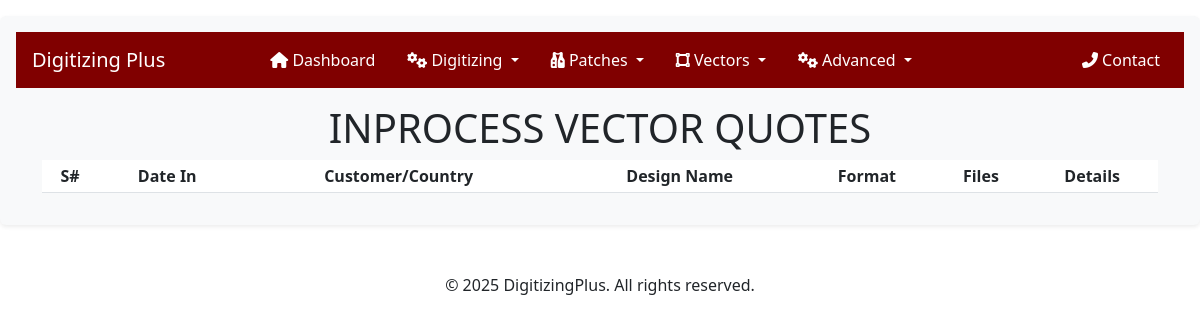
Before: /user/admin/inprocess-vector-quotes/ (signed in) with the older database file.
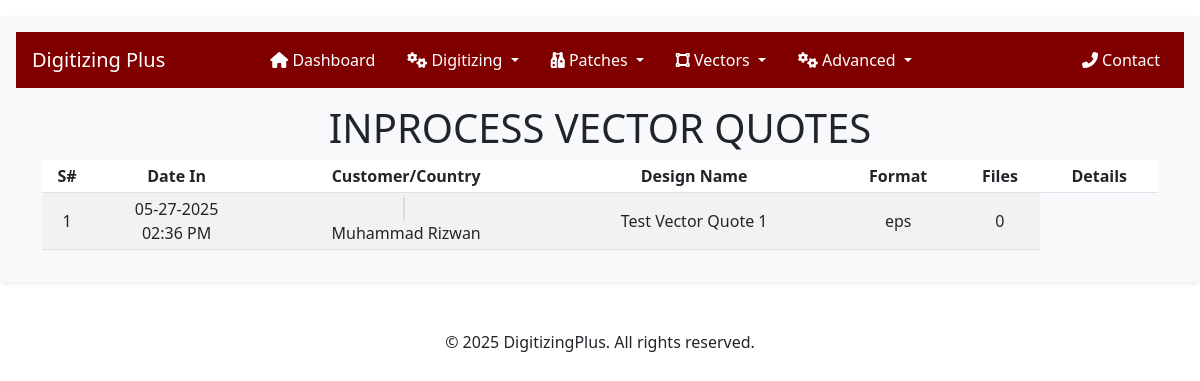
After: the same page with the newer database file.
### crafting/models.py (models this page shows, shortened)
class VectorQuote(models.Model):
    user = models.ForeignKey(
        settings.AUTH_USER_MODEL,
        on_delete=models.CASCADE,
        related_name='vector_quotes',
    )
    name = models.CharField(max_length=255)
    po_number = models.IntegerField(null=True, blank=True)
    required_format = models.CharField(max_length=50, choices=VECTOR_ORDER_FORMAT)
    color_types = models.CharField(max_length=50, choices=VECTOR_ORDER_COLOR_TYPES)
    colors = models.IntegerField(default=1)
    others = models.CharField(max_length=255, blank=True, null=True)
    instructions = models.TextField(null=True, blank=True)
    quote_status = models.CharField(max_length=50, choices=(
        ('Requested', 'Requested'),
        ('Quoted', 'Quoted'),
        ('Accepted', 'Accepted'),
        ('Rejected', 'Rejected'),
    ), default='Requested')
    price = models.DecimalField(decimal_places=2, max_digits=10, blank=True, null=True)
    created_at = models.DateTimeField(auto_now_add=True)
    converted_to_order = models.ForeignKey(
        'VectorOrder',
        on_delete=models.SET_NULL,
        null=True,
        blank=True,
        related_name='original_quote'
    )

### users/models.py (models this page shows, shortened)
class User(AbstractUser):
    COUNTRY_CHOICES = [
        ('United States', 'United States'),
        ('United Kingdom', 'United Kingdom'),
        ('Australia', 'Australia'),
        ('New Zealand', 'New Zealand'),
        ('Germany', 'Germany'),
        ('Canada', 'Canada'),
    ]
    username = None
    user_id = models.CharField(max_length=100, unique=True, blank=False, null=False)
    email = models.EmailField(unique=True)
    email2 = models.EmailField(blank=True, null=True, verbose_name="Secondary Email")
    email3 = models.EmailField(blank=True, null=True, verbose_name="Tertiary Email")
    first_name = models.CharField(max_length=100, blank=False, null=False)
    last_name = models.CharField(max_length=100, blank=False, null=False)
    phone_number = models.CharField(max_length=50, null=True, blank=True)
    address = models.CharField(max_length=500)
    city = models.CharField(max_length=50)
    state = models.CharField(max_length=50)
    zip_code = models.CharField(max_length=15)
    country = models.CharField(
        max_length=15,
        choices=COUNTRY_CHOICES,
        default='US',  # Default to United States
        verbose_name="Country"
    )
    USERNAME_FIELD = 'user_id'
    REQUIRED_FIELDS = []  # Removed email from required fields
    objects = UserManager()
    COUNTRY_CODE_MAP = {
        'United States': 'us',
        'United Kingdom': 'gb',
        'Australia': 'au',
        'New Zealand': 'nz',
        'Germany': 'de',
        'Canada': 'ca',
    }
    @property
    def country_code(self):
        return self.COUNTRY_CODE_MAP.get(self.country, '')

### users/adminviews.py (the view)
# urls.py: path('admin/inprocess-vector-quotes/', adminviews.inprocess_vector_quotes, name='admin-inprocess-vector-quotes'),
@login_required
@user_passes_test(lambda u: u.is_superuser)
def inprocess_vector_quotes(request):
    orders = VectorQuote.objects.select_related('user').prefetch_related('files').order_by('-created_at')
    context = {
        'orders': orders,
        'order_type': 'Vector',
    }
    return render(request, 'users/admin/inprocess-vector-quotes.html', context)

### users/templates/users/admin/inprocess-vector-quotes.html (shortened to what this page needs)
{% extends "users/admin/base.html" %}
{% load static %}
{% load crispy_forms_tags %}
{% block content %}
<link rel="stylesheet" href="https://cdnjs.cloudflare.com/ajax/libs/flag-icon-css/3.5.0/css/flag-icon.min.css">
<h1 class="text-center mt-3">INPROCESS VECTOR QUOTES</h1>
<div class="mt-2">
    <table id="ordersTable" class="table table-striped table-sm" style="width:100%">
        <thead>
            <tr>
                <th class="text-center">S#</th>
                <th class="text-center">Date In</th>
                <th class="text-center">Customer/Country</th>
                <th class="text-center">Design Name</th>
                <th class="text-center">Format</th>
                <th class="text-center">Files</th>
                <th class="text-center">Details</th>
            </tr>
        </thead>
        <tbody>
            {% for order in orders %}
            <tr>
                <td class="text-center align-middle">{{ forloop.counter }}</td>
                <td class="text-center align-middle">
                    {{ order.created_at|date:"m-d-Y" }}
                    <br />
                    {{ order.created_at|date:"h:i A" }}
                </td>
                <td class="text-center align-middle">
                    {% if order.user.country_code %}
                    <span class="flag-icon flag-icon-{{ order.user.country_code }}"></span>
                    {% endif %}<br>
                    {{ order.user.get_full_name|title }}
                </td>
                <td class="text-center align-middle">{{ order.name }}</td>
                <td class="text-center align-middle">
                    {{ order.required_format|default:"-" }}
                </td>
                <td class="text-center align-middle">
                    {{ order.files.count }}
                </td>
            </tr>
            {% endfor %}
        </tbody>
    </table>
</div>
{% endblock content %}

Changed rows visible on the page:
added VectorQuote: created_at "05-27-2025", created_at "02:36 PM", user.get_full_name "Muhammad Rizwan", name "Test Vector Quote 1", required_format "eps", files.count "0"
